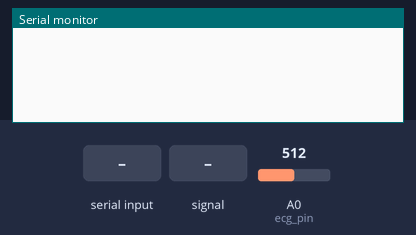
Recording of a sketch running on a simulated Arduino Uno, built with avr-gcc and run on an emulated ATmega328P. Shown: the last lines printed to the serial monitor. Inputs (shaded band) come from the test bench; at power-on: A0 (ecg_pin) = 512. The modem accepts every AT command (registered, SIM ready, sends succeed) and sends nothing else.

Above: at 1.2 s.
1.3 s: "1" received over the second serial link
At 2.4 s:
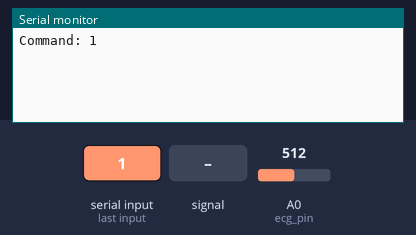
2.8 s: A0 (ecg_pin) fed a 200 Hz sine of ±460 counts around its level
At 4.2 s:
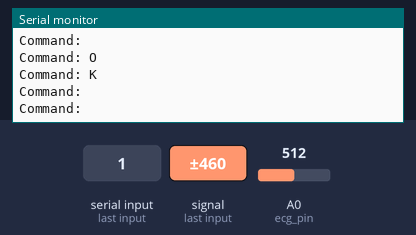
4.7 s: "0" received over the second serial link
At 6.2 s:
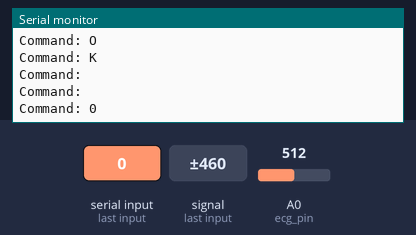

The sketch:

arduino_ecg_bluetooth.ino
```cpp
/*
  Exp 2 原版單通道相容韌體參考 (取自 https://github.com/b13901135-del/115-1_exp2)
  ==========================================================================
  若暫時尚未重新燒錄 dual 韌體、想直接插上實驗二做好的單通道 ECG 麵包板 (HC-05 9600 baud):
  本專案的 bio_bridge/bridge_hub.py 可使用 `--arduino-mode exp2_raw` 直接解碼此韌體送出的 200Hz 單 byte ECG 串流！
*/
#include <SoftwareSerial.h>
#include <math.h>

SoftwareSerial BTSerial(2, 3); // RX = Pin 2, TX = Pin 3

const long baud_rate = 9600;
const int ecg_pin = A0;

bool start_recv = false;       // 控制是否開始傳送的開關
unsigned long last_sample_time = 0;

// 設定取樣率：5000 微秒 (us) = 5 毫秒 (ms) = 200 Hz 取樣率
const unsigned long sample_interval_us = 5000;

// 測試模式開關：true 為傳送假的正弦波測試，false 為讀取真實 A0 心電圖
bool test_mode = false;
float angle = 0.0;

void setup() {
  Serial.begin(baud_rate);
  BTSerial.begin(baud_rate);
  pinMode(ecg_pin, INPUT);
}

void loop() {
  // 1. 檢查電腦/手機有沒有傳來控制指令
  if (BTSerial.available()) {
    char received_char = BTSerial.read();
    Serial.print("Command: ");
    Serial.println(received_char);

    // 切換開始/停止狀態
    start_recv = !start_recv;
  }

  // 2. 如果開關開啟，且時間達到取樣間隔（每 5ms 執行一次 = 200 Hz）
  if (start_recv && (micros() - last_sample_time >= sample_interval_us)) {
    last_sample_time = micros(); // 更新時間紀錄

    byte value = 0;

    if (test_mode) {
      // 【測試模式】產生 Sin 波 (0~255)
      value = (byte)((sin(angle) + 1.0) * 127.5);
      angle += 0.1;
      if (angle >= 2 * PI) angle -= 2 * PI;
    } else {
      // 【真實模式】讀取 A0 並將 0~1023 轉為 0~255 (1 Byte)
      value = analogRead(ecg_pin) >> 2;
    }

    // 3. 傳送單一 Byte
    BTSerial.write(value);
  }
}
```

Measured:
- after the input at 1.3 s, the serial monitor: prints a new line at once (image 1)
- after the input at 2.8 s, the serial monitor: prints a new line after 0.37 s (image 2)
- after the input at 4.7 s, the serial monitor: prints a new line at once (image 3)
